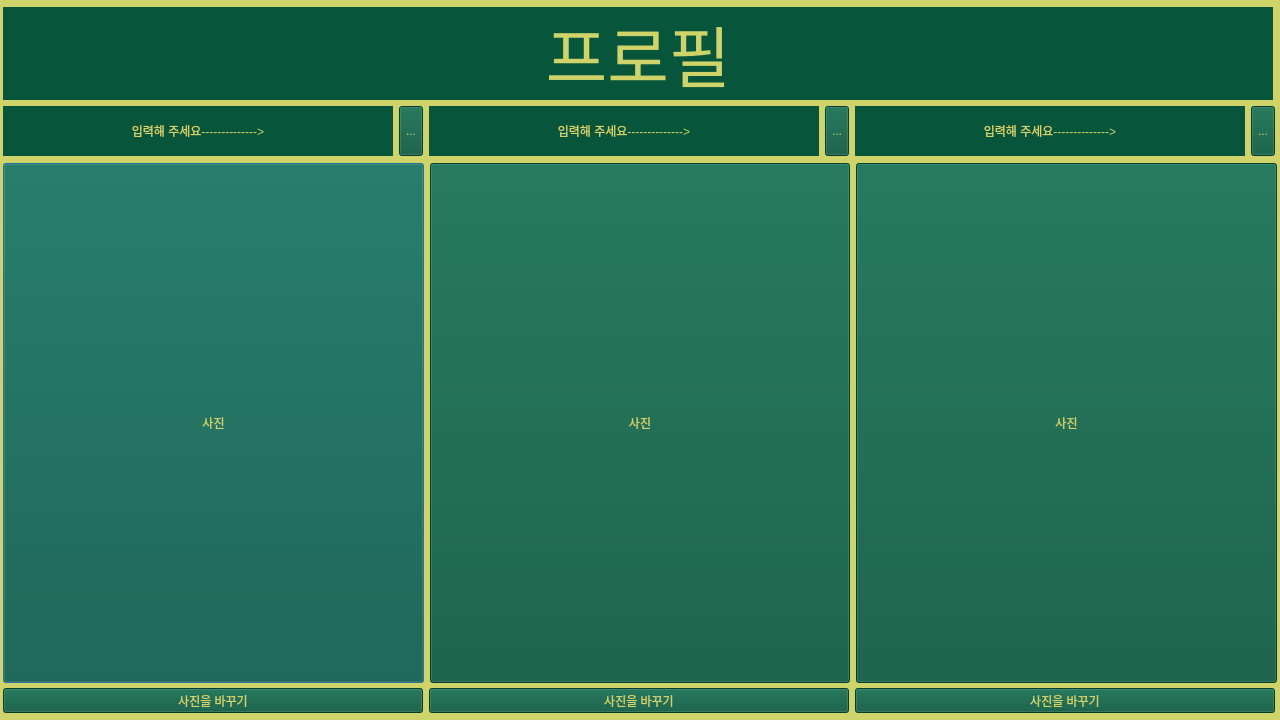
<?xml version="1.0" encoding="UTF-8"?>
<ui version="4.0">
 <class>Dialog</class>
 <widget class="QDialog" name="Dialog">
  <property name="geometry">
   <rect>
    <x>0</x>
    <y>0</y>
    <width>1280</width>
    <height>720</height>
   </rect>
  </property>
  <property name="minimumSize">
   <size>
    <width>1280</width>
    <height>720</height>
   </size>
  </property>
  <property name="windowTitle">
   <string>N1</string>
  </property>
  <property name="styleSheet">
   <string notr="true">background-color:rgb(206, 212, 106);
</string>
  </property>
  <widget class="QWidget" name="layoutWidget">
   <property name="geometry">
    <rect>
     <x>3</x>
     <y>7</y>
     <width>1272</width>
     <height>149</height>
    </rect>
   </property>
   <layout class="QVBoxLayout" name="verticalLayout">
    <item>
     <widget class="QLabel" name="label">
      <property name="minimumSize">
       <size>
        <width>1270</width>
        <height>89</height>
       </size>
      </property>
      <property name="maximumSize">
       <size>
        <width>1270</width>
        <height>16777215</height>
       </size>
      </property>
      <property name="font">
       <font>
        <pointsize>50</pointsize>
       </font>
      </property>
      <property name="styleSheet">
       <string notr="true">background-color: rgb(7, 85, 59);
color:rgb(206, 212, 106);

</string>
      </property>
      <property name="text">
       <string>프로필</string>
      </property>
      <property name="alignment">
       <set>Qt::AlignCenter</set>
      </property>
     </widget>
    </item>
    <item>
     <layout class="QHBoxLayout" name="horizontalLayout">
      <item>
       <widget class="QLabel" name="label_1">
        <property name="minimumSize">
         <size>
          <width>0</width>
          <height>50</height>
         </size>
        </property>
        <property name="styleSheet">
         <string notr="true">background-color: rgb(7, 85, 59);
color:rgb(206, 212, 106);
</string>
        </property>
        <property name="text">
         <string>입력해 주세요--------------&gt;</string>
        </property>
        <property name="alignment">
         <set>Qt::AlignCenter</set>
        </property>
       </widget>
      </item>
      <item>
       <widget class="QToolButton" name="toolButton">
        <property name="minimumSize">
         <size>
          <width>0</width>
          <height>50</height>
         </size>
        </property>
        <property name="styleSheet">
         <string notr="true">background-color: rgb(7, 85, 59);
color:rgb(206, 212, 106);
</string>
        </property>
        <property name="text">
         <string>...</string>
        </property>
       </widget>
      </item>
      <item>
       <widget class="QLabel" name="label_2">
        <property name="styleSheet">
         <string notr="true">background-color: rgb(7, 85, 59);
color:rgb(206, 212, 106);
</string>
        </property>
        <property name="text">
         <string>입력해 주세요--------------&gt;</string>
        </property>
        <property name="alignment">
         <set>Qt::AlignCenter</set>
        </property>
       </widget>
      </item>
      <item>
       <widget class="QToolButton" name="toolButton_2">
        <property name="minimumSize">
         <size>
          <width>0</width>
          <height>50</height>
         </size>
        </property>
        <property name="styleSheet">
         <string notr="true">background-color: rgb(7, 85, 59);
color:rgb(206, 212, 106);
</string>
        </property>
        <property name="text">
         <string>...</string>
        </property>
       </widget>
      </item>
      <item>
       <widget class="QLabel" name="label_3">
        <property name="styleSheet">
         <string notr="true">background-color: rgb(7, 85, 59);
color:rgb(206, 212, 106);
</string>
        </property>
        <property name="text">
         <string>입력해 주세요--------------&gt;</string>
        </property>
        <property name="alignment">
         <set>Qt::AlignCenter</set>
        </property>
       </widget>
      </item>
      <item>
       <widget class="QToolButton" name="toolButton_3">
        <property name="minimumSize">
         <size>
          <width>0</width>
          <height>50</height>
         </size>
        </property>
        <property name="styleSheet">
         <string notr="true">background-color: rgb(7, 85, 59);
color:rgb(206, 212, 106);
</string>
        </property>
        <property name="text">
         <string>...</string>
        </property>
       </widget>
      </item>
     </layout>
    </item>
   </layout>
  </widget>
  <widget class="QWidget" name="layoutWidget">
   <property name="geometry">
    <rect>
     <x>3</x>
     <y>162</y>
     <width>1274</width>
     <height>522</height>
    </rect>
   </property>
   <layout class="QHBoxLayout" name="horizontalLayout_2">
    <item>
     <widget class="QPushButton" name="pushButton">
      <property name="minimumSize">
       <size>
        <width>420</width>
        <height>520</height>
       </size>
      </property>
      <property name="styleSheet">
       <string notr="true">background-color: rgb(7, 85, 59);
color:rgb(206, 212, 106);
</string>
      </property>
      <property name="text">
       <string>사진</string>
      </property>
     </widget>
    </item>
    <item>
     <widget class="QPushButton" name="pushButton_3">
      <property name="minimumSize">
       <size>
        <width>420</width>
        <height>520</height>
       </size>
      </property>
      <property name="styleSheet">
       <string notr="true">background-color: rgb(7, 85, 59);
color:rgb(206, 212, 106);
</string>
      </property>
      <property name="text">
       <string>사진</string>
      </property>
     </widget>
    </item>
    <item>
     <widget class="QPushButton" name="pushButton_2">
      <property name="minimumSize">
       <size>
        <width>420</width>
        <height>520</height>
       </size>
      </property>
      <property name="styleSheet">
       <string notr="true">background-color: rgb(7, 85, 59);
color:rgb(206, 212, 106);
</string>
      </property>
      <property name="text">
       <string>사진</string>
      </property>
     </widget>
    </item>
   </layout>
  </widget>
  <widget class="QWidget" name="layoutWidget">
   <property name="geometry">
    <rect>
     <x>3</x>
     <y>688</y>
     <width>1274</width>
     <height>26</height>
    </rect>
   </property>
   <layout class="QHBoxLayout" name="horizontalLayout_3">
    <item>
     <widget class="QToolButton" name="pic_ch1">
      <property name="minimumSize">
       <size>
        <width>420</width>
        <height>0</height>
       </size>
      </property>
      <property name="styleSheet">
       <string notr="true">background-color: rgb(7, 85, 59);
color:rgb(206, 212, 106);
</string>
      </property>
      <property name="text">
       <string>사진을 바꾸기</string>
      </property>
     </widget>
    </item>
    <item>
     <widget class="QToolButton" name="pic_ch2">
      <property name="minimumSize">
       <size>
        <width>420</width>
        <height>0</height>
       </size>
      </property>
      <property name="styleSheet">
       <string notr="true">background-color: rgb(7, 85, 59);
color:rgb(206, 212, 106);
</string>
      </property>
      <property name="text">
       <string>사진을 바꾸기</string>
      </property>
     </widget>
    </item>
    <item>
     <widget class="QToolButton" name="pic_ch3">
      <property name="minimumSize">
       <size>
        <width>420</width>
        <height>0</height>
       </size>
      </property>
      <property name="styleSheet">
       <string notr="true">background-color: rgb(7, 85, 59);
color:rgb(206, 212, 106);
</string>
      </property>
      <property name="text">
       <string>사진을 바꾸기</string>
      </property>
     </widget>
    </item>
   </layout>
  </widget>
 </widget>
 <resources/>
 <connections>
  <connection>
   <sender>pushButton</sender>
   <signal>clicked()</signal>
   <receiver>Dialog</receiver>
   <slot>n2_1_click_open()</slot>
   <hints>
    <hint type="sourcelabel">
     <x>340</x>
     <y>682</y>
    </hint>
    <hint type="destinationlabel">
     <x>353</x>
     <y>719</y>
    </hint>
   </hints>
  </connection>
  <connection>
   <sender>pushButton_3</sender>
   <signal>clicked()</signal>
   <receiver>Dialog</receiver>
   <slot>n2_2_click_open()</slot>
   <hints>
    <hint type="sourcelabel">
     <x>849</x>
     <y>682</y>
    </hint>
    <hint type="destinationlabel">
     <x>727</x>
     <y>719</y>
    </hint>
   </hints>
  </connection>
  <connection>
   <sender>pushButton_2</sender>
   <signal>clicked()</signal>
   <receiver>Dialog</receiver>
   <slot>n2_3_click_open()</slot>
   <hints>
    <hint type="sourcelabel">
     <x>1119</x>
     <y>673</y>
    </hint>
    <hint type="destinationlabel">
     <x>1110</x>
     <y>719</y>
    </hint>
   </hints>
  </connection>
  <connection>
   <sender>toolButton</sender>
   <signal>clicked()</signal>
   <receiver>Dialog</receiver>
   <slot>N1_AnameMODIFY_click_open()</slot>
   <hints>
    <hint type="sourcelabel">
     <x>416</x>
     <y>115</y>
    </hint>
    <hint type="destinationlabel">
     <x>416</x>
     <y>138</y>
    </hint>
   </hints>
  </connection>
  <connection>
   <sender>toolButton_2</sender>
   <signal>clicked()</signal>
   <receiver>Dialog</receiver>
   <slot>N1_BnameMODIFY_click_open()</slot>
   <hints>
    <hint type="sourcelabel">
     <x>845</x>
     <y>113</y>
    </hint>
    <hint type="destinationlabel">
     <x>844</x>
     <y>138</y>
    </hint>
   </hints>
  </connection>
  <connection>
   <sender>toolButton_3</sender>
   <signal>clicked()</signal>
   <receiver>Dialog</receiver>
   <slot>N1_CnameMODIFY_click_open()</slot>
   <hints>
    <hint type="sourcelabel">
     <x>1261</x>
     <y>117</y>
    </hint>
    <hint type="destinationlabel">
     <x>1262</x>
     <y>134</y>
    </hint>
   </hints>
  </connection>
 </connections>
 <slots>
  <slot>n2_3_click_open()</slot>
  <slot>n2_1_click_open()</slot>
  <slot>n2_2_click_open()</slot>
  <slot>N1_AnameMODIFY_click_open()</slot>
  <slot>N1_BnameMODIFY_click_open()</slot>
  <slot>N1_CnameMODIFY_click_open()</slot>
 </slots>
</ui>
